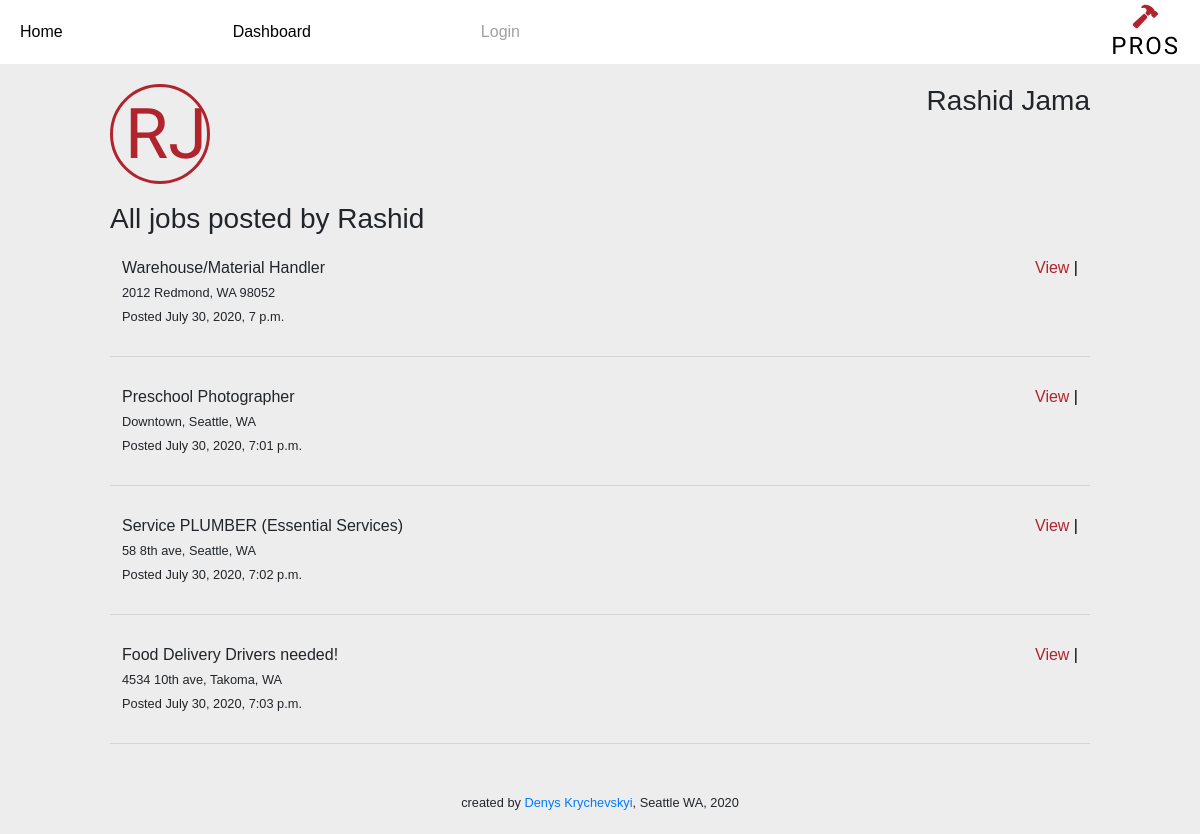
/user/9/profile/, run on the app's committed database.
### profi_app/models.py (models this page shows)
class User(models.Model):
    first_name = models.CharField(max_length = 255)
    last_name = models.CharField(max_length = 255)
    birth_date = models.DateTimeField()
    email = models.TextField()
    phone_num = models.IntegerField(blank=True, null = True)
    about = models.TextField(blank=True, null = True)
    password = models.TextField()
    created_at = models.DateTimeField(auto_now_add = True)
    updated_at = models.DateTimeField(auto_now = True)
    objects = UserManager()

class Job(models.Model):
    title = models.CharField(max_length = 255, null = True)
    description = models.TextField()
    location = models.CharField(max_length = 255)
    poster = models.ForeignKey(User, related_name = 'poster', on_delete=models.CASCADE)
    executor = models.ForeignKey(User, related_name = 'executor', on_delete=models.CASCADE, blank = True, null = True)
    created_at = models.DateTimeField(auto_now_add = True)
    updated_at = models.DateTimeField(auto_now = True)
    objects = JobManager()

### profi_app/views.py (the view)
# urls.py: path('user/<int:user_id>/profile/', views.profile),
def profile(request, user_id):
    if request.method == 'GET':
        needed_user = User.objects.get(id = user_id)
        all_posted_jobs = needed_user.poster.all()
        all_active_jobs = needed_user.executor.all()
        first_i = needed_user.first_name[0]
        last_i = needed_user.last_name[0]
        initials = first_i + last_i
        context = {
            'user': needed_user,
            'initials': initials,
            'all_posted_jobs': all_posted_jobs,
            'all_active_jobs': all_active_jobs
        }
        return render(request, 'user_profile.html', context)
    else:
        user_id = request.session['user_id']
        return redirect(f'/user/{user_id}/profile')

### profi_app/templates/user_profile.html (shortened to what this page needs)
<!DOCTYPE html>
<html lang="en">
<head>
    {% include 'head.html' %}
</head>
<body>
    {% include 'navbar.html' %}
    <div class="dashboard_page_container">
        <div id="profile_header">
            <h1 id="profile_initial">{{ initials }}</h1>
            <div class="personal_info">
                <h3>{{ user.first_name }} {{ user.last_name }}</h3>
            </div>
        </div>
        {% if user.id == request.session.user_id %}
            {% if all_active_jobs|length > 0 %}
                <h3>All active jobs:</h3>
                <table class="table table-bordered mt-1">
                    <thead class="thead-dark">
                        <tr>
                            <th>Job</th>
                            <th>Action</th>
                        </tr>
                    </thead>
                    <tbody>
                        {% for job in all_active_jobs %}
                            {% if job.executor != null and job.executor.id == request.session.user_id %}
                            <tr>
                                <td class="td_job">
                                    <p>{{ job.title }}</p>
                                    <small>{{ job.description|slice:":290" }}</small>
                                    <a href="/view/{{job.id}}">...View</a>
                                    {% if job.comments.count > 0 %}
                                    <div class="comments_count_container">
                                        <small class="comments_count"><a href="/view/{{job.id}}">Comments: {{job.comments.count}}</a></small>
                                    </div>
                                    {% endif %}
                                </td>
                                <td class="td_action">
                                    <a href="/done_job/{{job.id}}">Done <span class='vertical'>|</span></a>
                                    <a href="/giveup_job/{{job.id}}">GiveUp</a>
                                </td>
                            </tr>
                            {% endif%}
                        {% endfor %}
                    </tbody>
                </table>
            {% else %}
            <h3>No active jobs</h3>
            {% endif %}
            {% if all_posted_jobs|length > 0 %}
                <h3>All jobs posted by {{ user.first_name }}:</h3>
                {% for posted_job in all_posted_jobs %}
                <div class="posted_job_container">
                    <div class="posted_job_title">
                        <p>{{ posted_job.title }}</p>
                        <small>{{ posted_job.location }}</small> <br>
                        <small>Posted {{ posted_job.created_at|date:'Y/m/d'}}</small>
                        {% if posted_job.comments.count > 0 %}
                        <div class="comments_count_container">
                            <small class="comments_count"><a href="/view/{{posted_job.id}}">Comments: {{posted_job.comments.count}}</a></small>
                        </div>
                        {% endif %}
                    </div>
                    <div class="action">
                        <a href="/view/{{posted_job.id}}">View <span class='vertical'>|</span></a>
                        {%if posted_job.executor.id == null and request.session.user_id != null %}
                        <a href="/add_job/{{posted_job.id}}">Add <span class='vertical'>|</span></a>
                        {% endif %}
                        {% if posted_job.poster.id == request.session.user_id %}
                            <a href="/edit_job/{{posted_job.id}}">Edit <span class='vertical'>|</span></a>
                            <a href="/remove_job/{{posted_job.id}}">Remove</a>
                        {% endif %}
                    </div>
                </div>
                <hr>
                {% endfor %}
            {% else %}
                <h3>No posted jobs</h3>
            {% endif %}
        {% else %}
            <h3>All jobs posted by {{ user.first_name }}</h3>
            {% for posted_job in all_posted_jobs %}
            <div class="posted_job_container">
                <div class="posted_job_title">
                    <p>{{ posted_job.title }}</p>
                    <small>{{ posted_job.location }}</small> <br>
                    <small>Posted {{ posted_job.created_at }}</small>
                </div>
                <div class="action">
                    <a href="/view/{{posted_job.id}}">View <span class='vertical'>|</span></a>
                </div>
            </div>
            <hr>
            {% endfor %}
        {% endif %}
    </div>
    {% include 'footer.html' %}
</body>
</html>

### profi_app/static/css/style.css (style rules this page uses)
* { margin: 0px; padding: 0px; -webkit-box-sizing: border-box; box-sizing: border-box; text-decoration: none; list-style: none; font-family: Arial, Helvetica, sans-serif; }
body { background-color: #ededed; }
.vertical { color: black; }
body { overflow-x: hidden; }
.dashboard_page_container { max-width: 1000px; margin: 0 auto; padding: 10px; }
#profile_header { padding: 10px 0; display: -webkit-box; display: -ms-flexbox; display: flex; -webkit-box-align: start; -ms-flex-align: start; align-items: flex-start; -webkit-box-pack: justify; -ms-flex-pack: justify; justify-content: space-between; }
#profile_header #profile_initial { display: inline-block; margin: 0; padding: 5px 12px; min-width: 100px; min-height: 100px; max-height: 100px; max-width: 100px; font-family: 'Anonymous Pro', monospace; font-size: 70px; border: 3px solid #b0242e; border-radius: 50%; color: #b0242e; margin-bottom: 8px; }
#profile_header .personal_info { text-align: right; display: inline-block; }
.posted_job_container { border: 2px solid #ededed; padding: 10px; display: -webkit-box; display: -ms-flexbox; display: flex; -webkit-box-pack: justify; -ms-flex-pack: justify; justify-content: space-between; -webkit-box-align: start; -ms-flex-align: start; align-items: flex-start; }
.posted_job_container .posted_job_title p { margin: 0; }
.posted_job_container .action a { color: #b0242e; }

### data on the page
User: first_name "Rashid", last_name "Jama"
Job: title "Warehouse/Material Handler", location "2012 Redmond, WA 98052", created_at "July 30, 2020, 7 p.m."
Job: title "Preschool Photographer", location "Downtown, Seattle, WA", created_at "July 30, 2020, 7:01 p.m."
Job: title "Service PLUMBER (Essential Services)", location "58 8th ave, Seattle, WA", created_at "July 30, 2020, 7:02 p.m."
Job: title "Food Delivery Drivers needed!", location "4534 10th ave, Takoma, WA", created_at "July 30, 2020, 7:03 p.m."

### other printed values
{{ initials }} "RJ"
